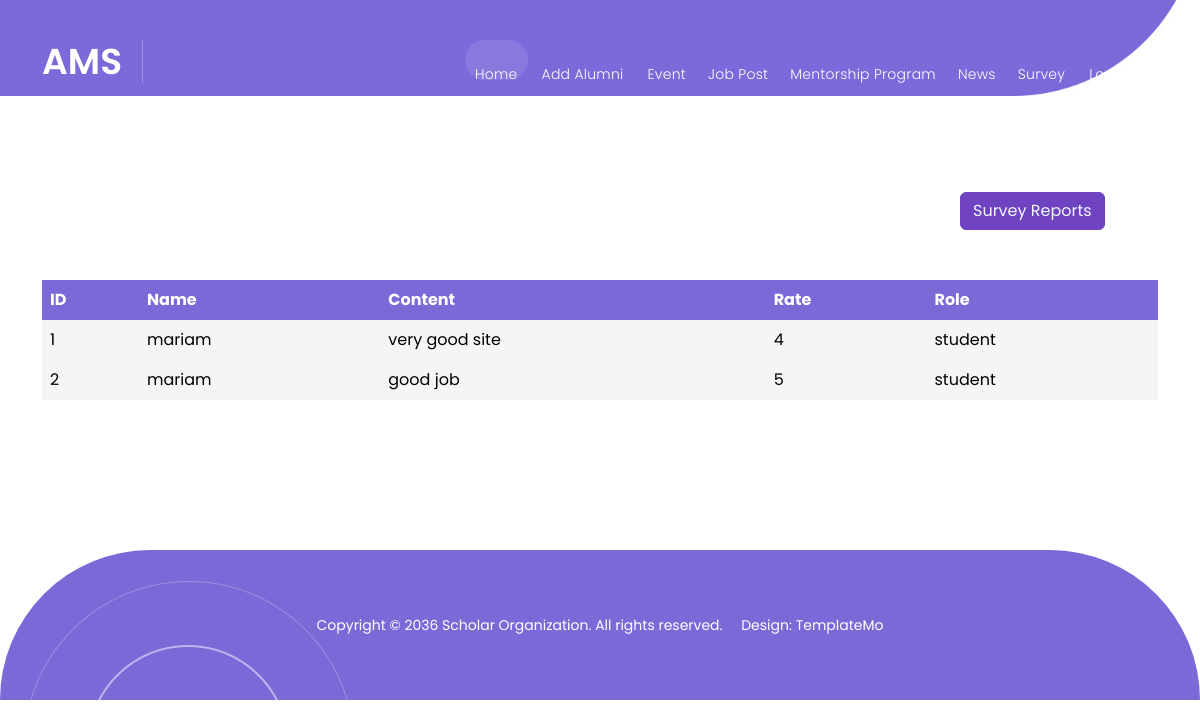
The app's page /View/staff/survey.php with its own data.
### tables this page shows
CREATE TABLE `survey` (
  `ID` int(11) NOT NULL,
  `name` varchar(50) NOT NULL,
  `content` varchar(50) NOT NULL,
  `rate` int(11) NOT NULL,
  `role` varchar(50) NOT NULL
);

### Controller/staff/database.php (called while the page is built, shortened)
<?php
class database {
     public $con;
     public function __construct()
     {
          $this->con = mysqli_connect("localhost", "root", "", "ams");
     }
     public function select($table_name)
     {
          $array = array();
          $query = "SELECT * FROM `".$table_name."`";
          $result = mysqli_query($this->con, $query);
          while($row = mysqli_fetch_assoc($result))
          {
               $array[] = $row;
          }
          return $array;
     }
}

### Controller/staff/surveyHandler.php (the view, shortened to what this page needs)
<?php
require_once "database.php";
class Surveyhandler{
        public function selcet_survey(){
          $db =new database();
          $data = $db->select("survey");
          return $data;
        }
        public function get_all_data(){
          $handler =new Surveyhandler();
          $data = $handler->selcet_survey();
          foreach($data as $survey){
                echo "<tr>";
                echo "<td>".$survey["ID"]."</td>";
                echo "<td>".$survey["name"]."</td>";
                echo "<td>".$survey["content"]."</td>";
                echo "<td>".$survey["rate"]."</td>";
                echo "<td>".$survey["role"]."</td>";
                echo "<tr>";
          }
        }
    }
  ?>

### View/assets/css/templatemo-scholar.css (style rules this page uses)
html, body, div, span, applet, object, iframe, h1, h2, h3, h4, h5, h6, p, blockquote, div pre, a, abbr, acronym, address, big, cite, code, del, dfn, em, font, img, ins, kbd, q, s, samp, small, strike, strong, sub, sup, tt, var, b, u, i, center, dl, dt, dd, ol, ul, li, figure, header, nav, section, article, aside, footer, figcaption { margin: 0; padding: 0; border: 0; outline: 0; }
* { box-sizing: border-box; }
html, body { font-family: 'Poppins', sans-serif; -ms-text-size-adjust: 100%; -webkit-font-smoothing: antialiased; -moz-osx-font-smoothing: grayscale; }
html, body { font-family: 'Poppins', sans-serif; }
body { overflow-x: hidden; }

### View/assets/css/table.css (style rules this page uses)
th, td { text-align: left; padding: 8px; background-color: #F5F5F5; color: #000; border-color: #000; }
tr:nth-child(even) { background-color: #f2f2f2; }

### records on screen
survey: ID "1", name "mariam", content "very good site", rate "4", role "student"
survey: ID "2", name "mariam", content "good job", rate "5", role "student"
